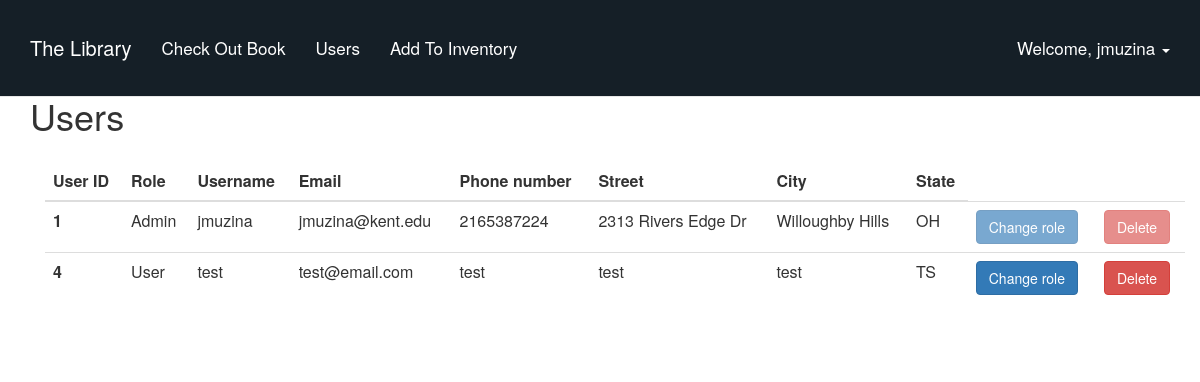
The page /user_management/ (signed in) on the database as committed earlier.
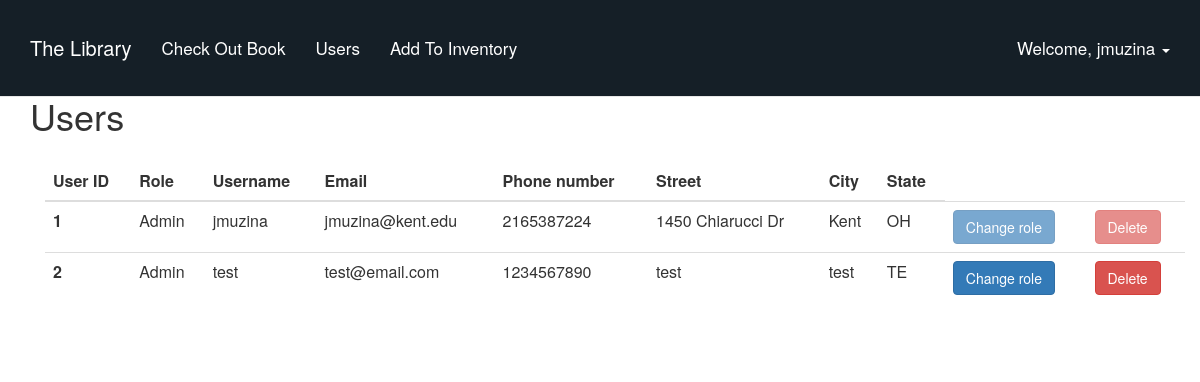
The same page on the database as committed later.
### tables this page shows
CREATE TABLE `users` (
  `user_id` INTEGER NOT NULL PRIMARY KEY AUTOINCREMENT,
  `registered_at` TIMESTAMP NOT NULL DEFAULT (strftime('%Y-%m-%d %H:%M:%S', 'now', 'localtime')),
  `last_login` TIMESTAMP NOT NULL DEFAULT (strftime('%Y-%m-%d %H:%M:%S', 'now', 'localtime')),
  `username` VARCHAR(255),
  `password` VARCHAR(200),
  `email` VARCHAR(200),
  `phone_number` VARCHAR(200),
  `street` VARCHAR(200),
  `city` VARCHAR(200),
  `state` VARCHAR(200)
);

### manage.py (the view)
@app.route("/user_management/",  methods=['GET', 'POST'])
@login_required
def user_management():
    form = EditUserForm()
    if request.method == 'POST':
        id = request.form['id']
        if request.form['type'] == 'delete':
            functions.delete_user(id)
        else:
            functions.update_user_role(id)
    users_dict = functions.all_users()
    return render_template('users.html', form=form, username=session['username'], users = users_dict)

### utils/functions.py (called while the page is built)
def get_database_connection():
    import sqlite3
    sqlite_file = 'database.db'
    file_exists = os.path.isfile(sqlite_file)
    conn = sqlite3.connect(sqlite_file)
    if not file_exists:
        create_sqlite_tables(conn)
    if os.stat(sqlite_file).st_size == 0:
        create_sqlite_tables(conn)
    return conn

def all_users():
    conn = get_database_connection()
    try:
        cursor = conn.cursor()
        cursor.execute("SELECT user_id, username, email, phone_number, street, city, state, \
        (user_id IN (SELECT user_id FROM users NATURAL JOIN staff)) AS is_admin \
        FROM users;")
        results = cursor.fetchall()
        conn.commit()
        cursor.close()
        return results
    except:
        cursor.close()

### templates/users.html (shortened to what this page needs)
{% extends "index.html" %}
{% block content %}
<div class="container">
    <h1>Users</h1>
    <div class="container">
        <table class="table" , id="users">
            <thead>
                <tr>
                    <th scope="col">User ID</th>
                    <th scope="col">Role</th>
                    <th scope="col">Username</th>
                    <th scope="col">Email</th>
                    <th scope="col">Phone number</th>
                    <th scope="col">Street</th>
                    <th scope="col">City</th>
                    <th scope="col">State</th>
                </tr>
            </thead>
            <tbody>
                {% for user in users %}
                    <tr>
                        <th scope="row">{{user[0]}}</th>
                        {% if user[7] == 1 %}
                            <td>Admin</td>
                        {% else %}
                            <td>User</td>
                        {% endif %}
                            <td>{{user[1]}}</td>
                            <td>{{user[2]}}</td>
                            <td>{{user[3]}}</td>
                            <td>{{user[4]}}</td>
                            <td>{{user[5]}}</td>
                            <td>{{user[6]}}</td>
                        {% if session['id'] != user[0] %}
                        <td>
                            <a href="#" data-toggle="modal" data-target='#update{{ user[0] }}' class="btn btn-primary"> Change role </a>
                        </td>
                        <td>
                            <a href="#" data-toggle="modal" data-target='#delete{{ user[0] }}' class="btn btn-danger"> Delete </a>
                        </td>
                        {% else %}
                        <td>
                            <a href="#" data-toggle="modal" data-target='#update{{ user[0] }}'
                                class="btn btn-primary disabled"> Change role </a>
                        </td>
                        <td>
                            <a href="#" data-toggle="modal" data-target='#delete{{ user[0] }}'
                                class="btn btn-danger disabled"> Delete
                            </a>
                        </td>
                        {% endif %}
                    </tr>
                {% endfor %}
            </tbody>
        </table>
    </div>
</div>
{% endblock %}

### templates/index.html (shortened to what this page needs)
<html>
    <head>
        <link rel='stylesheet' href='{{ url_for("static", filename="css/bootstrap.min.css") }}'>
        <link rel='stylesheet' href='{{ url_for("static", filename="css/base.css") }}'>
        <link rel="stylesheet" href="https://maxcdn.bootstrapcdn.com/bootstrap/3.4.0/css/bootstrap.min.css">
    </head>
    <body>
        <nav class="navbar navbar-default navbar-fixed-top" style="background-color: #151f27;">
            <div class="container">
                <div class="navbar-header">
                    <a class="navbar-brand" href="/" style="color:white;">
                      The Library
                    </a>
                </div>
                <div id="navbar" class="navbar-collapse collapse">
                    <ul class="nav navbar-nav" id="navbar-links">
                        {% if username %}
                            <li>
                                <a href="/checkout" style="color:white;">Check Out Book</a>
                            </li>
                        {% else %}
                            <li>
                                <a href="/" style="color:white;"> HOME </a>
                            </li>
                        {% endif %}
                        {% if session['admin'] %}
                        <li>
                            <a href="/user_management" style="color:white;">Users</a>
                        </li>
                        <li>
                            <a href="/add_books" style="color:white;">Add To Inventory</a>
                        </li>
                        {% endif %}
                    </ul>
                    <ul class="nav navbar-nav navbar-right">
                        {% if username %}
                            <li class="dropdown">
                                <a href="#" class="dropdown-toggle" data-toggle="dropdown" role="button" aria-haspopup="true" aria-expanded="false" style="color:white;">
                                    Welcome, {{ username }} <span class="caret"></span>
                                </a>
                            </li>
                        {% else %}
                            <li><a style="color:white;" href="/signup/"><span class="glyphicon glyphicon-user"></span> Sign Up </a></li>
                            <li><a style="color:white;" href="/login/"><span class="glyphicon glyphicon-log-in"></span> Login </a></li>
                        {% endif %}
                    </ul>
                </div>
            </div>
        </nav>
        {% block content %}
        {% endblock %}
    </body>
</html>

### static/css/base.css (style rules this page uses)
body { background-color: rgb(242, 243, 244); }
.navbar-default { font-size: 17px; margin: 0; padding: 7px; }
nav .navbar-brand { font-size: 20px; }
.container { padding: 16px; }

Rows that differ between the two databases and show on the page:
removed users: user_id "4", shows "User", username "test", email "test@email.com", phone_number "test", street "test", city "test", state "TS"
changed users "jmuzina": street "2313 Rivers Edge Dr" → "1450 Chiarucci Dr"; city "Willoughby Hills" → "Kent"
added users: user_id "2", shows "Admin", username "test", email "test@email.com", phone_number "1234567890", street "test", city "test", state "TE"
